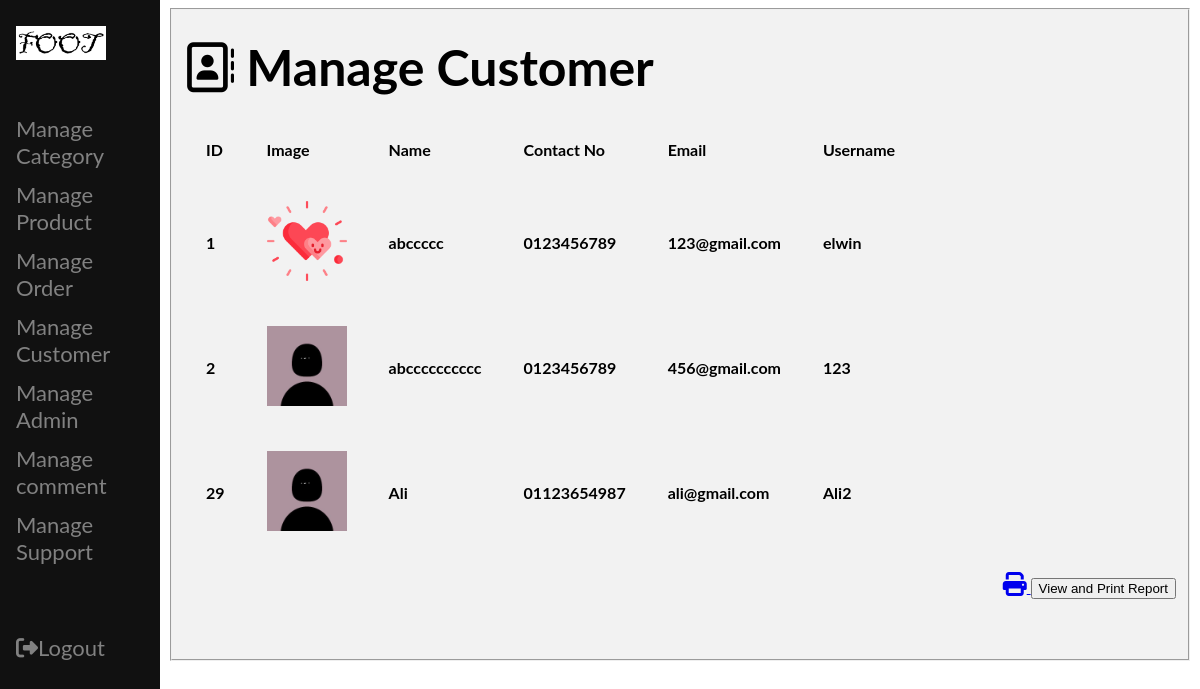
Page /manageuser.php (signed in) on the committed database.
### tables this page shows
CREATE TABLE `user` (
  `user_id` int(100) NOT NULL,
  `full_name` varchar(50) NOT NULL,
  `contact_no` varchar(14) NOT NULL,
  `email_address` varchar(30) NOT NULL,
  `username` varchar(30) NOT NULL,
  `userpassword` varchar(30) NOT NULL,
  `confirm_password` varchar(30) NOT NULL,
  `image` varchar(100) NOT NULL,
  `status` varchar(10) NOT NULL
);

### manageuser.php (the view, shortened to what this page needs)
<?php
    include 'adminheader.php';
    include 'conn.php';
    $id =$_GET['admin_id'];
?>
<!DOCTYPE html>
<html lang="en">
<head>
    <link rel="stylesheet" href="https://cdnjs.cloudflare.com/ajax/libs/font-awesome/4.7.0/css/font-awesome.min.css">
</head>
<body>
<div id="wrapper">
<div class="middle">
    <fieldset>
    <?php
        $sql = "select * from user";
        $result = mysqli_query($conn,$sql);
        ?>
      <h1><i class="fa fa-address-book-o" style="font-size:50px"></i><b style="font-size: 50px;"> Manage Customer</b></h1>
      <table border="0px">
        <tr>
          <td>ID</td>
          <td>Image</td>
          <td>Name</td>
          <td>Contact No</td>
          <td>Email</td>
          <td>Username</td>
        </tr>
        <?php
        while($row = mysqli_fetch_array($result))
        {
            ?>
        <tr>
          <td><?php echo $row["user_id"]; ?></td>
          <td><img class='img' src="<?php echo "image/".$row['image'];?>" ></td>
          <td><?php echo $row["full_name"];	?></td>
          <td><?php echo $row["contact_no"];?></td>
          <td><?php echo $row["email_address"];?></td>
          <td><?php echo $row["username"];?></td>
        </tr>
            <?php
        }
		?>
      </table>
<p>
      <span class="left" ><a href="reportuser.php?admin_id=<?php echo $id ?>" alt="insert"> <i class='fa fa-print' style='font-size:24px'></i> <input type="button" value="View and Print Report"></span></p>
    </fieldset>
  </div>
</div>
</body>
</html>

### adminheader.php (style rules this page uses)
i { size: 20px; }
body { font-family: "Lato", sans-serif; }

### manageuser.php (style rules this page uses)
fieldset { background-color: #f2f2f2; font-weight: bold; }
.middle { margin: auto; padding-left: 160px; }
.left { float: right; margin-bottom: 50px; }
td, th { text-align: left; padding: 20px; }
.img { width: 80px; }

### rows in the picture
user: user_id "1", image (picture), full_name "abccccc", contact_no "0123456789", email_address "123@gmail.com", username "elwin"
user: user_id "2", image (placeholder picture), full_name "abcccccccccc", contact_no "0123456789", email_address "456@gmail.com", username "123"
user: user_id "29", image (placeholder picture), full_name "Ali", contact_no "01123654987", email_address "ali@gmail.com", username "Ali2"
